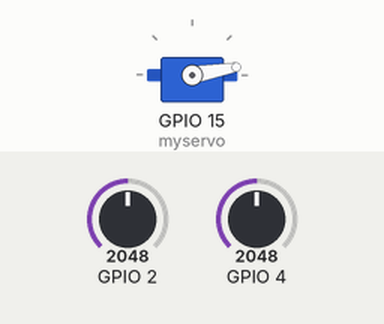
The sketch below on a simulated ESP32. On the bench: servo. Inputs (shaded band) come from the test bench; at power-on: GPIO 2 = 2048, GPIO 4 = 2048.

Above: at 2.3 s.
2.4 s: GPIO 2 set to 2107
At 5.7 s:
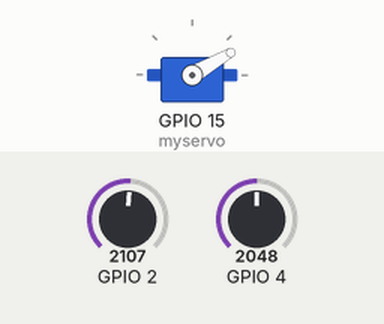
7.4 s: GPIO 2 set to 2047
12.0 s: GPIO 4 set to 1989
At 16.9 s:
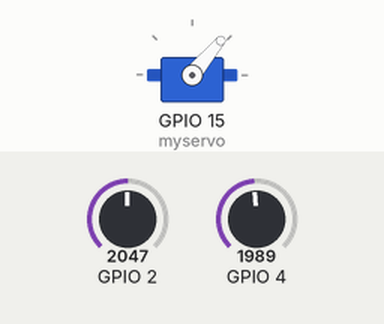
17.0 s: GPIO 4 set to 2047
22.0 s: GPIO 2 set to 2866
At 29.1 s:
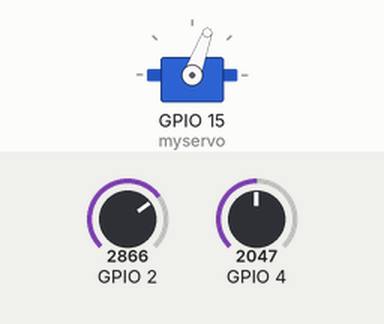
Timing chart, 0 to 43.0 s (numbered marks = the images above; inputs shaded):
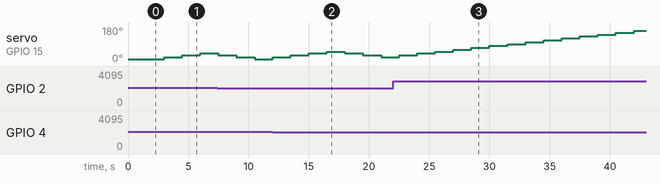

Measured:
- the behaviour switches between 2048 and 2049 on GPIO 2 (found by bisection; images 0 and 1)
- the behaviour switches between 2047 and 2046 on GPIO 4 (found by bisection; images 1 and 2)
- after the input at 2.4 s, servo on GPIO 15 (myservo): 10° → 20° after 0.60 s, → 30° 1.5 s later, → 40° 1.5 s later
- after the input at 12.0 s, servo on GPIO 15 (myservo): 10° → 20° at once, → 30° 1.5 s later, → 40° 1.5 s later, → 50° 1.5 s later

The sketch:

servologiikka.ino
```cpp
#include <ESP32Servo.h>

Servo myservo;  // create servo object to control a servo  // analog pin used to connect the potentiometer
int val;    // variable to read the value from the analog pin

void setup() {
  myservo.attach(15);
  val = 0;  // attaches the servo on pin 9 to the servo object
}

void loop() {
  if (analogRead(2) > analogRead(4)){
    val = val + 10;
  }else{
    val = val - 10;
  }
  if (val < 10 ){val = 10;}
  if (val > 160 ){val = 160;}
  myservo.write(val);
  delay(1500);                        // waits for the servo to get there
}
```
